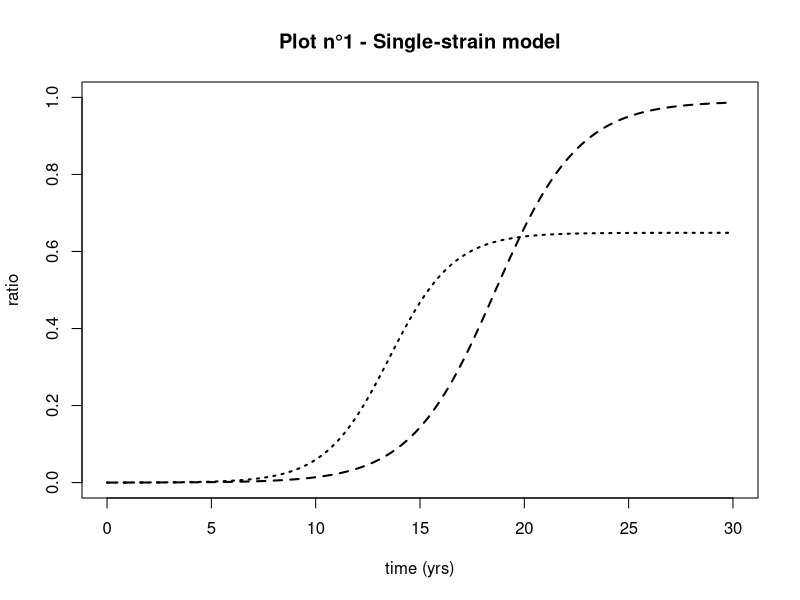
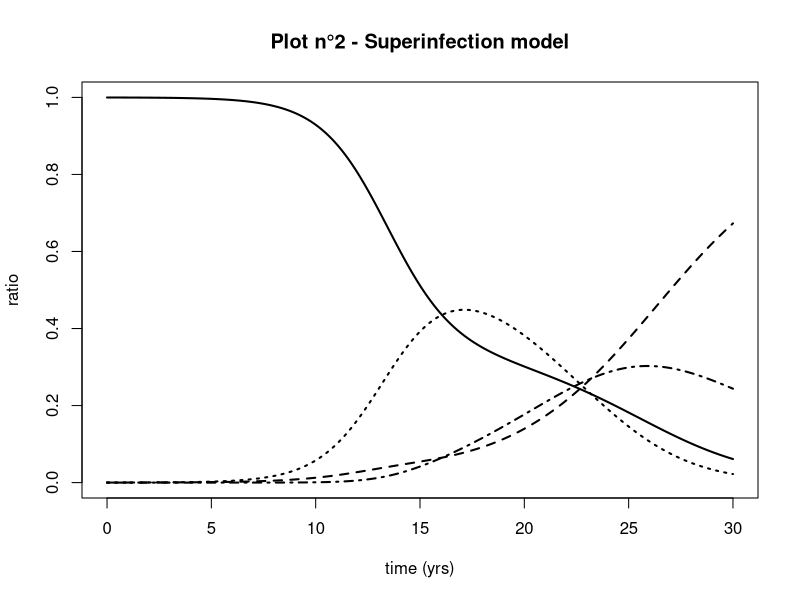
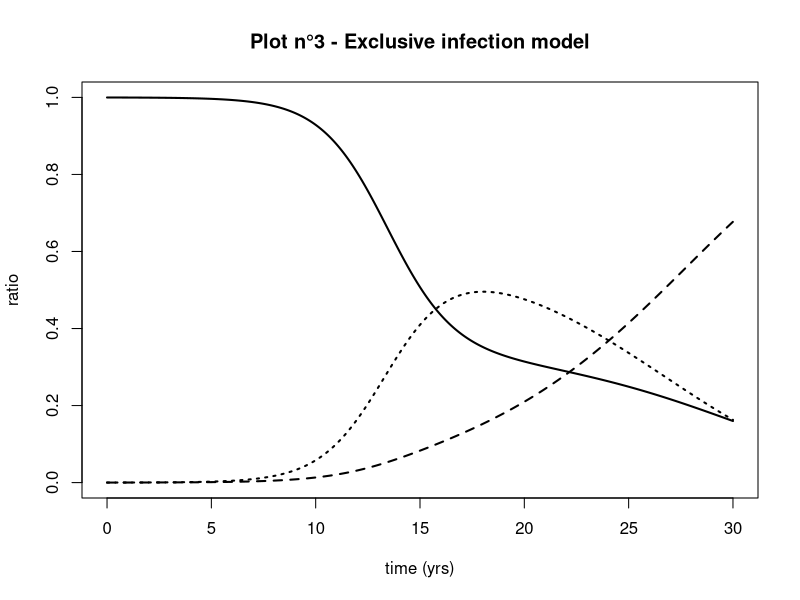
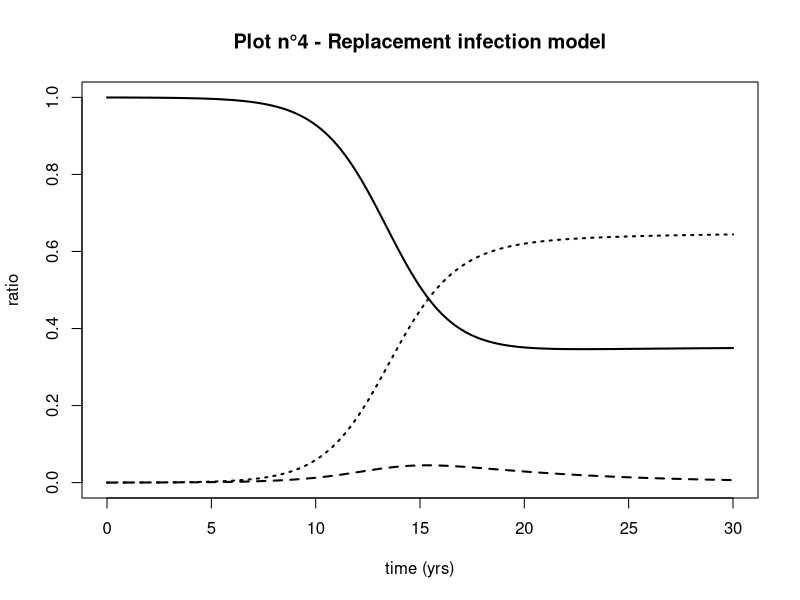
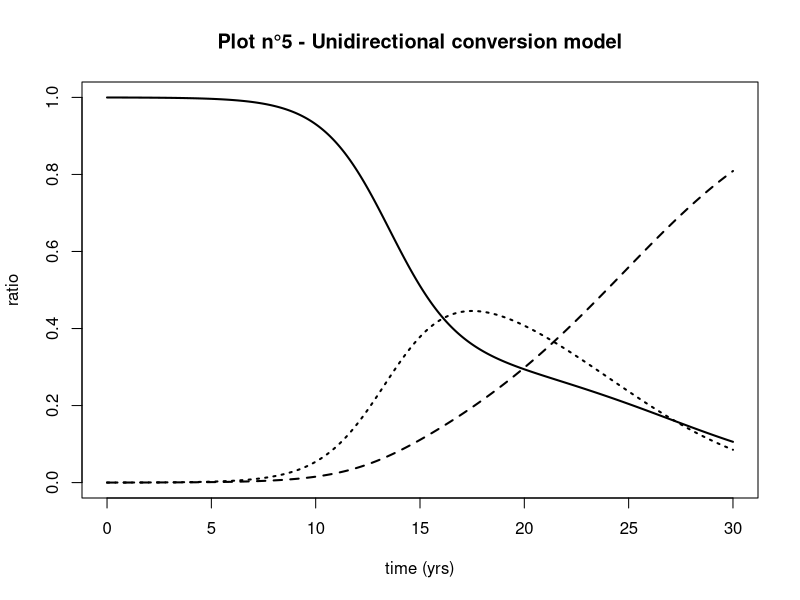
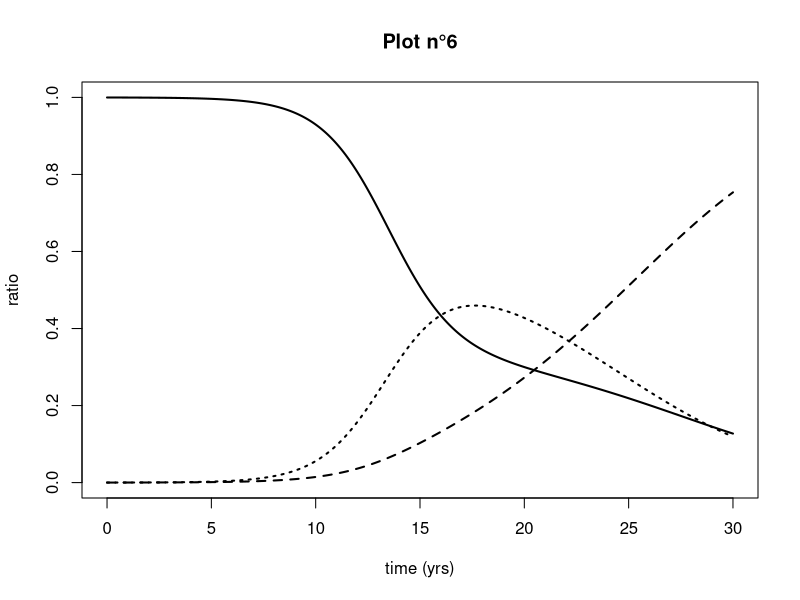

The R script that drew these images, in order:
## ---- chunk 1
library(deSolve)
N=10000
## ---- chunk 2
parameters <- c(beta_w=0.0001, beta_z=0.00005, gamma=0.005, gamma_prim=0.5, eps=0.7 )

state <- c(S1=N-1, S2=N-1, Iw=1, Iz=1)

times=seq(0, 30, by=1/12)

SIS_single_strain=function(times, state, parameters){
  with(as.list(c(state,parameters)),
       {dS1 = - beta_w*Iw*S1 + gamma*(1-eps)*Iw + gamma_prim*eps*Iw
        dS2 = - beta_z*Iz*S2 + gamma*Iz
        dIw = beta_w*Iw*S1 - gamma*(1-eps)*Iw - gamma_prim*eps*Iw
        dIz = beta_z*Iz*S2 - gamma*Iz
        list(c(dS1, dS2, dIw, dIz))
       })
}

require(deSolve)

out=as.data.frame(
  ode(y=state, times=times, func=SIS_single_strain, parms=parameters)
)

## ---- chunk 3
plot(times, out$Iw/N, main="Plot n°1 - Single-strain model", xlab="time (yrs)", ylab="ratio", ylim=c(0,1), lty=3, lwd=2, type="l")

lines(times, out$Iz/N, lty=2, lwd=2)


## ---- chunk 4
parameters <- c(beta_w=0.0001, beta_z=0.00005, gamma=0.005, gamma_prim=0.5, eps=0.7, q=0.25 )

state <- c(S=N-2, Iw=1, Iz=1, Iwz=0)

times=seq(0, 30, by=1/12)

SIS_superinf=function(times, state, parameters){
  with(as.list(c(state,parameters)),
       {dS = - beta_w*(Iw+q*Iwz)*S - beta_z*(Iz+q*Iwz)*S + gamma*(1-eps)*Iw + gamma_prim*eps*Iw + gamma*Iz
        dIw = beta_w*(Iw+q*Iwz)*S + gamma*Iwz - beta_z*(Iz+q*Iwz)*Iw - gamma*(1-eps)*Iw - gamma_prim*eps*Iw 
        dIz = beta_z*(Iz+q*Iwz)*S + gamma*(1-eps)*Iwz + gamma_prim*eps*Iwz - beta_w*(Iw+q*Iwz)*Iz - gamma*Iz 
        dIwz = beta_w*(Iw+q*Iwz)*Iz + beta_z*(Iz+q*Iwz)*Iw - gamma*Iwz - gamma*(1-eps)*Iwz - gamma_prim*eps*Iwz
        list(c(dS, dIw, dIz, dIwz))
       })
}

require(deSolve)

out_super=as.data.frame(
  ode(y=state, times=times, func=SIS_superinf, parms=parameters)
)

## ---- chunk 5
plot(times, out_super$S/N, main="Plot n°2 - Superinfection model", xlab="time (yrs)", ylab="ratio", ylim=c(0,1), lty=1, lwd=2, type="l")
lines(times, out_super$Iw/N, lty=3, lwd=2)
lines(times, out_super$Iz/N, lty=2, lwd=2)
lines(times, out_super$Iwz/N, lty=4, lwd=2)


## ---- chunk 6
parameters <- c(beta_w=0.0001, beta_z=0.00005, gamma=0.005, gamma_prim=0.5, eps=0.7 )

state <- c(S=9998, Iw=1, Iz=1)

times=seq(0, 30, by=1/12)

SIS_exclusive=function(times, state, parameters){
  with(as.list(c(state,parameters)),
       {dS = - beta_w*Iw*S - beta_z*Iz*S + gamma*(1-eps)*Iw + gamma_prim*eps*Iw + gamma*Iz
        dIw = beta_w*Iw*S - gamma*(1-eps)*Iw - gamma_prim*eps*Iw
        dIz = beta_z*Iz*S - gamma*Iz
        list(c(dS, dIw, dIz))
       })
}

require(deSolve)

out_exc=as.data.frame(
  ode(y=state, times=times, func=SIS_exclusive, parms=parameters)
)

## ---- chunk 7
plot(times, out_exc$S/N, main="Plot n°3 - Exclusive infection model", xlab="time (yrs)", ylab="ratio", ylim=c(0,1), lty=1, lwd=2, type="l")
lines(times, out_exc$Iw/N, lty=3, lwd=2)
lines(times, out_exc$Iz/N, lty=2, lwd=2)

## ---- chunk 8
parameters <- c(beta_w=0.0001, beta_z=0.00005, gamma=0.005, gamma_prim=0.5, eps=0.7 )

state <- c(S=9998, Iw=1, Iz=1)

times=seq(0, 30, by=1/12)

SIS_replacement=function(times, state, parameters){
  with(as.list(c(state,parameters)),
       {dS = - beta_w*Iw*S - beta_z*Iz*S + gamma*(1-eps)*Iw + gamma_prim*eps*Iw + gamma*Iz
        dIw = beta_w*Iw*S - gamma*(1-eps)*Iw - gamma_prim*eps*Iw + (beta_w-beta_z)*Iw*Iz
        dIz = beta_z*Iz*S - gamma*Iz - (beta_w-beta_z)*Iw*Iz
        list(c(dS, dIw, dIz))
       })
}

require(deSolve)

out_rep=as.data.frame(
  ode(y=state, times=times, func=SIS_replacement, parms=parameters)
)

## ---- chunk 9
plot(times, out_rep$S/N, main="Plot n°4 - Replacement infection model", xlab="time (yrs)", ylab="ratio", ylim=c(0,1), lty=1, lwd=2, type="l")
lines(times, out_rep$Iw/N, lty=3, lwd=2)
lines(times, out_rep$Iz/N, lty=2, lwd=2)

## ---- chunk 10
parameters <- c(beta_w=0.0001, beta_z=0.00005, gamma=0.005, gamma_prim=0.5, eps=0.7, rho=0.01 )

state <- c(S=9998, Iw=1, Iz=1)

times=seq(0, 30, by=1/12)

SIS_unidir=function(times, state, parameters){
  with(as.list(c(state,parameters)),
       {dS = - beta_w*Iw*S - beta_z*Iz*S + gamma*(1-eps)*Iw + gamma_prim*eps*Iw + gamma*Iz
        dIw = beta_w*Iw*S - gamma*(1-eps)*Iw - gamma_prim*eps*Iw - rho*eps*Iw
        dIz = beta_z*Iz*S - gamma*Iz + rho*eps*Iw
        list(c(dS, dIw, dIz))
       })
}

require(deSolve)

out_uni=as.data.frame(
  ode(y=state, times=times, func=SIS_unidir, parms=parameters)
)

## ---- chunk 11
plot(times, out_uni$S/N, main="Plot n°5 - Unidirectional conversion model", xlab="time (yrs)", ylab="ratio", ylim=c(0,1), lty=1, lwd=2, type="l")
lines(times, out_uni$Iw/N, lty=3, lwd=2)
lines(times, out_uni$Iz/N, lty=2, lwd=2)

## ---- chunk 12
parameters <- c(beta_w=0.0001, beta_z=0.00005, gamma=0.005, gamma_prim=0.5, eps=0.7, rho=0.01 , phi=0.02)

state <- c(S=9998, Iw=1, Iz=1)

times=seq(0, 30, by=1/12)

SIS_bidir=function(times, state, parameters){
  with(as.list(c(state,parameters)),
       {dS = - beta_w*Iw*S - beta_z*Iz*S + gamma*(1-eps)*Iw + gamma_prim*eps*Iw + gamma*Iz
        dIw = beta_w*Iw*S - gamma*(1-eps)*Iw - gamma_prim*eps*Iw - rho*eps*Iw + phi*(1-eps)*Iz
        dIz = beta_z*Iz*S - gamma*Iz + rho*eps*Iw - phi*(1-eps)*Iz
        list(c(dS, dIw, dIz))
       })
}

require(deSolve)

out_bi=as.data.frame(
  ode(y=state, times=times, func=SIS_bidir, parms=parameters)
)

## ---- chunk 13
plot(times, out_bi$S/N, main="Plot n°6", xlab="time (yrs)", ylab="ratio", ylim=c(0,1), lty=1, lwd=2, type="l")
lines(times, out_bi$Iw/N, lty=3, lwd=2)
lines(times, out_bi$Iz/N, lty=2, lwd=2)
